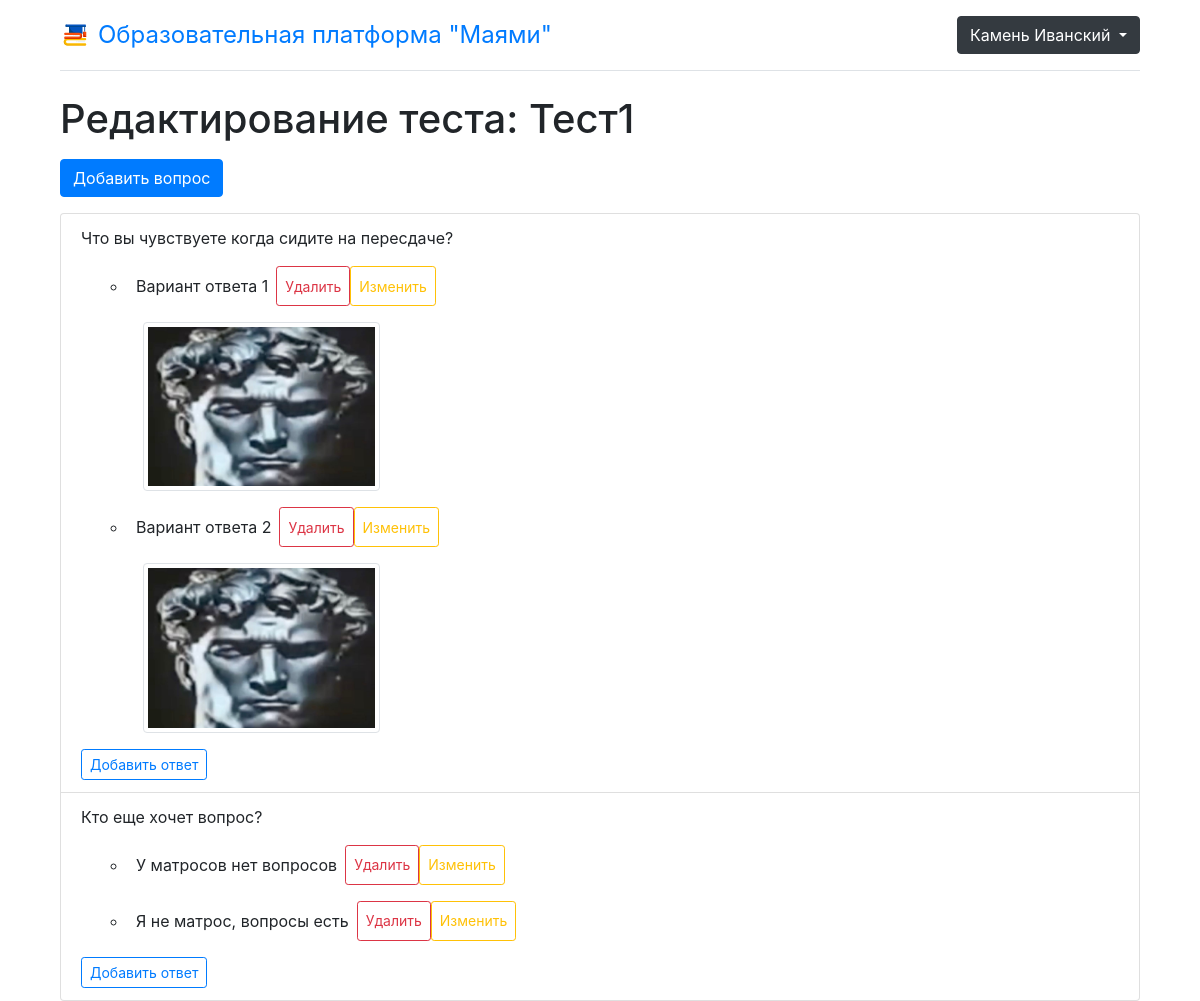
Screenshot of /teacher/tests/1 (signed in) with the database file from the repository.
### StudyPlatform/models.py (models this page shows, shortened)
class User(AbstractUser):
    username_validator = UnicodeUsernameValidator()
    username = models.CharField(
        ("Логин"),
        max_length=150,
        unique=True,
        help_text=(
            "Обязательное для ввода поле. Только буквы, цифры и символы @/./+/-/_ "
        ),
        validators=[username_validator],
        error_messages={
            "unique": ("Пользователь с таким логином уже существует"),
        },
    )
    first_name = models.CharField(("Имя"), max_length=150, blank=True)
    last_name = models.CharField(("Фамилия"), max_length=150, blank=True)
    email = models.EmailField(("адрес электронной почты"), blank=True)
    is_staff = models.BooleanField(
        ("Статус персонала"),
        default=False,
        help_text=("Designates whether the user can log into this admin site."),
    )
    is_active = models.BooleanField(
        ("активен"),
        default=True,
        help_text=(
            "Designates whether this user should be treated as active. "
            "Unselect this instead of deleting accounts."
        ),
    )
    date_joined = models.DateTimeField(("дата регистрации"), default=timezone.now)
    class Meta(AbstractUser.Meta):
        verbose_name = ("Пользователь")
        verbose_name_plural = ("Пользователи")
        swappable = "AUTH_USER_MODEL"

class Test(models.Model):
    name = models.CharField(max_length=255, unique=True)
    test_type = models.CharField(max_length=50, choices=[('psychological', 'Психологический'), ('personality', 'Личностный'), ('educational', 'Образовательный')])

class Question(models.Model):
    QUESTION_TYPES = [
        ('single_choice', 'Одиночный выбор'),
        ('multiple_choice', 'Множественный выбор'),
    ]
    test = models.ForeignKey(Test, on_delete=models.CASCADE, related_name='questions')
    question_text = models.TextField()
    question_type = models.CharField(max_length=50, choices=QUESTION_TYPES)

class Choice(models.Model):
    question = models.ForeignKey(Question, on_delete=models.CASCADE, related_name='choices')
    choice_text = models.CharField(max_length=255)
    choice_image = models.ImageField(upload_to='choices/', blank=True)
    is_correct = models.BooleanField(default=False)

### TeacherApp/views.py (the view)
# urls.py: path('tests/<int:test_id>', edit_test, name='edit_test'),
def edit_test(request, test_id):
    test = Test.objects.get(id=test_id)
    questions = test.questions.all()
    choices = Choice.objects.all()
    question_form = QuestionForm()
    return render(request, 'TestEditPage.html', {'test': test, 'questions': questions,
                                                 'question_form': question_form, 'choices':choices})

### TeacherApp/templates/TestEditPage.html (shortened to what this page needs)
{% extends 'base.html' %}
{% load static %}
{% block header %}
    {% include '_header.html' %}
{% endblock %}
{% block content %}
    <link href="https://stackpath.bootstrapcdn.com/bootstrap/4.5.2/css/bootstrap.min.css" rel="stylesheet">
<body class="container-md">
<div class="container-md mb-3">
    <h1>Редактирование теста: {{ test.name }}</h1>
</div>
<div class="container-sm">
    <button type="button" class="btn btn-primary mb-3" data-toggle="modal" data-target="#addQuestionModal">
        Добавить вопрос
    </button>
</div>
<div class="container-md">
    <ul id="questionsList" class="list-group">
        {% for question in questions %}
            <li class="list-group-item">
            <p>
                {{ question.question_text }}
            </p>
            <div class="container-md">
                <ul id="choicesList" class="mb-3">
                    {% for choice in choices%}
                        {% if choice.question == question %}
                        <li>
                            <div class="d-flex flex-row bd-highlight mb-3">
                                <div class="p-2 bd-highlight">
                                    {{ choice.choice_text }}
                                </div>
                                    <button type="button" class="btn btn-outline-danger delete-choice-btn btn-sm md-2" data-choice-id="{{ choice.id }}">Удалить</button>
                                    <button type="button" class="btn btn-outline-warning update-choice-btn btn-sm md-2" data-choice-id="{{ choice.id }}">Изменить</button>
                            </div>
                            {% if choice.choice_image %}
                                <div class="container-sm mb-3">
                                    <img class="img-thumbnail w-25" src="{{ choice.choice_image.url }}">
                                </div>
                            {% endif %}
                        </li>
                        {% endif %}
                    {% endfor %}
                </ul>
            </div>
            <button type="button" class="btn btn-outline-primary btn-sm add-choice-btn"
                    data-question-id="{{ question.id }}">Добавить ответ</button>
            </li>
        {% endfor %}
    </ul>
</div>
</body>
{% endblock %}

### StudyPlatform/templates/_header.html (shortened to what this page needs)
{% load static %}
{% block header %}
    <div class="container">
    <header class="d-flex flex-wrap justify-content-center py-3 mb-4 border-bottom">
  <a class="d-flex align-items-center mb-3 mb-md-0 me-md-auto link-body-emphasis text-decoration-none" href="{% url 'main' %}">
      <img src="{% static "ProforientationSite/img/logo.svg" %}" alt="Logo" width="30" height="24" class="be me-2">
   <span class="fs-4">
       Образовательная платформа "Маями"
   </span>
  </a>
    <ul class="nav nav-pills">
        <li class="nav-item">
            {% if user.is_authenticated %}
            <div class="btn-group" role="group">
                <button class="btn btn-dark dropdown-toggle" data-bs-toggle="dropdown" aria-expanded="false"
                        type="button" data-bs-toggle="dropdown" id="UserDropdownMenu" aria-expanded="false">
                    {{ user.first_name }} {{ user.last_name }}
                </button>
            </div>
            {% else %}
                 <a class="btn btn-dark" href="{% url 'base-login' %}">Войти</a>
            {% endif %}
        </li>
    </ul>
    </header>
    </div>
{% endblock %}

### rows the page displays
User: first_name "Камень", last_name "Иванский"
Test: name "Тест1"
Question: question_text "Что вы чувствуете когда сидите на пересдаче?"
Choice: choice_text "Вариант ответа 1", choice_image (picture)
Choice: choice_text "Вариант ответа 2", choice_image (picture)
Question: question_text "Кто еще хочет вопрос?"
Choice: choice_text "У матросов нет вопросов"
Choice: choice_text "Я не матрос, вопросы есть"
